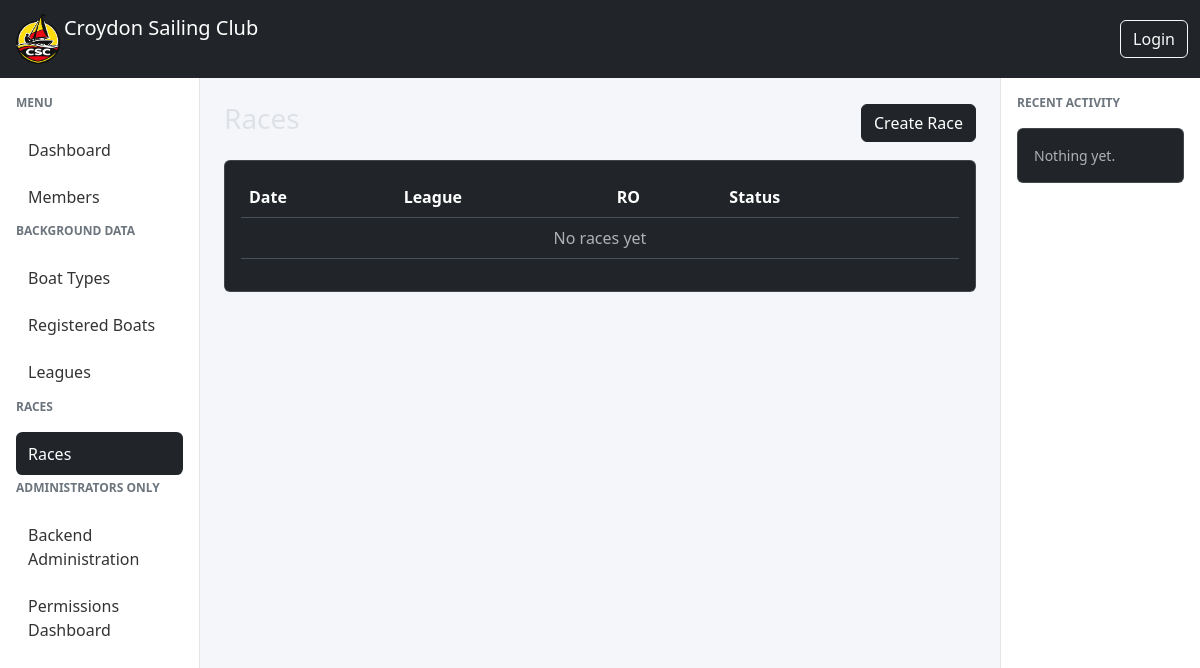
/races/, run on an earlier commit of the app's database.
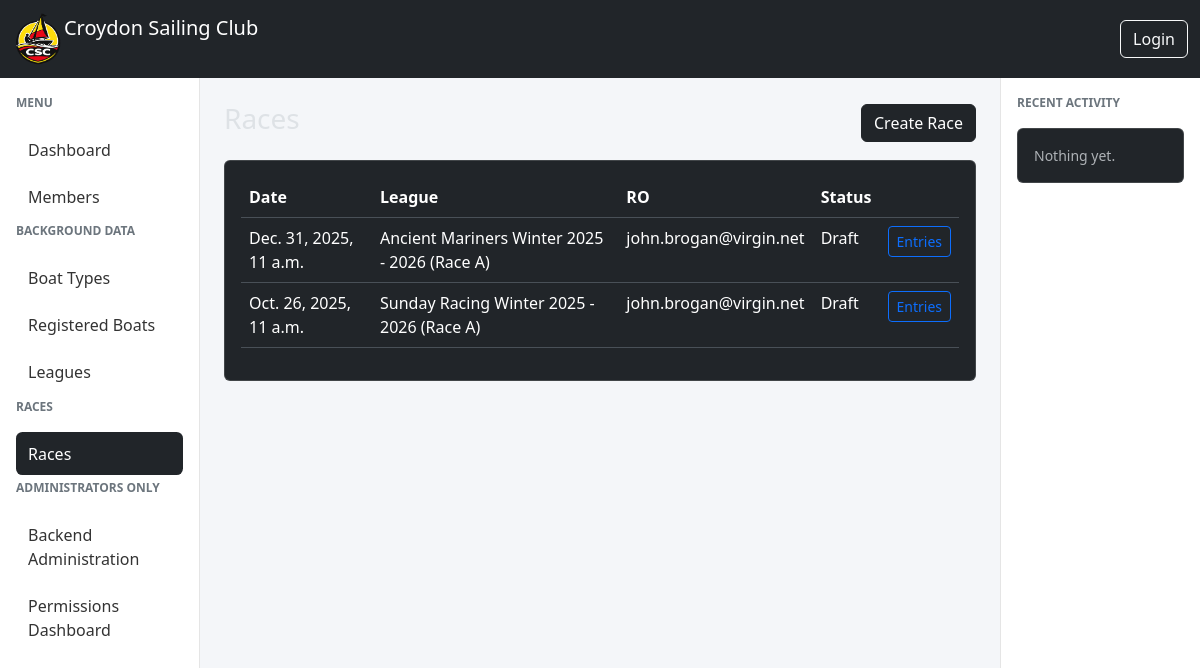
And on a later commit of the database.
### races/models.py (models this page shows, shortened)
class Race(models.Model):
    event = models.OneToOneField(Event, on_delete=models.CASCADE)
    league = models.ForeignKey(
        "races.League",
        on_delete=models.SET_NULL,
        null=True,
        blank=True,
        related_name="races",
    )
    race_officer = models.ForeignKey(
        settings.AUTH_USER_MODEL,
        on_delete=models.SET_NULL,
        null=True,
        related_name="races_as_ro",
    )
    assistant_race_officer = models.ForeignKey(
        settings.AUTH_USER_MODEL,
        on_delete=models.SET_NULL,
        null=True,
        blank=True,
        related_name="races_as_aro",
    )
    class RaceStatus(models.TextChoices):
        DRAFT = "draft", "Draft"
        OPEN = "open", "Open"
        RUNNING = "running", "Running"
        FINISHED = "finished", "Finished"
        VERIFIED = "verified", "Verified"
        LOCKED = "locked", "Locked"
    status = models.CharField(
        max_length=20,
        choices=RaceStatus.choices,
        default=RaceStatus.DRAFT,
    )

class Event(models.Model):
    class EventType(models.TextChoices):
        RACE = "race", "Race"
        MEETING = "meeting", "Meeting"
        WORKPARTY = "workparty", "Work Party"
    start_datetime = models.DateTimeField()
    type = models.CharField(max_length=20, choices=EventType.choices)
    created_by = models.ForeignKey(
        settings.AUTH_USER_MODEL,
        on_delete=models.SET_NULL,
        null=True,
        related_name="events_created",
    )
    created_at = models.DateTimeField(auto_now_add=True)
    is_active = models.BooleanField(default=True)

class League(models.Model):
    name = models.CharField(max_length=200, unique=True)
    description = models.CharField(max_length=200, blank=True)
    date_from = models.DateField(help_text='The first date a race can be added to this league')
    date_to = models.DateField(help_text='The last date a race can be added to this league')
    def __str__(self):
        return self.name

### members/models.py (models this page shows, shortened)
class Member(AbstractUser):
    username = models.CharField(
        max_length=150,
        unique=True,
        null=True,
        blank=True,
        verbose_name="Alias"
    )
    email = models.EmailField(
        unique=True,
        verbose_name="Email Address"
    )
    full_name = models.CharField(
        max_length=255,
        blank=True,
        help_text="Full name as an alternative to first and last name"
    )
    email_verified = models.BooleanField(
        default=False,
        help_text="Designates whether the user's email has been verified"
    )
    default_boat = models.ForeignKey(
        "races.RegisteredBoat",
        on_delete=models.SET_NULL,
        null=True,
        blank=True,
        related_name="default_for_members",
    )
    USERNAME_FIELD = "email"
    REQUIRED_FIELDS = ["username"]
    def __str__(self):
        return self.email

### races/views.py (the view)
# urls.py: path("", RaceListView.as_view(), name="races-list"),
class RaceListView(ListView):
    model = Race
    template_name = "races/race_list.html"
    context_object_name = "races"
    ordering = ["-event__start_datetime"]

### races/templates/races/race_list.html
{% extends "base.html" %}
{% block content %}
<div class="d-flex justify-content-between align-items-center mb-3">
    <h3>Races</h3>
    <a href="{% url 'race-add' %}" class="btn btn-dark">
        Create Race
    </a>
</div>
<div class="card">
    <div class="card-body">
        <table class="table table-hover">
            <thead>
                <tr>
                    <th>Date</th>
                    <th>League</th>
                    <th>RO</th>
                    <th>Status</th>
                    <th></th>
                </tr>
            </thead>
            <tbody>
            {% for race in races %}
                <tr>
                    <td>{{ race.event.start_datetime }}</td>
                    <td>{{ race.league|default:"—" }}</td>
                    <td>{{ race.race_officer|default:"—" }}</td>
                    <td>{{ race.get_status_display }}</td>
                    <td class="text-end">
                        <a href="{% url 'race-entries' race.pk %}"
                           class="btn btn-sm btn-outline-primary">
                           Entries
                        </a>
                    </td>
                </tr>
            {% empty %}
                <tr>
                    <td colspan="5" class="text-center text-muted">
                        No races yet
                    </td>
                </tr>
            {% endfor %}
            </tbody>
        </table>
    </div>
</div>
{% endblock %}

What changed in the data, as far as the page shows it:
added Race: event.start_datetime "Dec. 31, 2025, 11 a.m.", league "Ancient Mariners Winter 2025 - 2026 (Race A)", race_officer "john.brogan@virgin.net", status "Draft"
added Race: event.start_datetime "Oct. 26, 2025, 11 a.m.", league "Sunday Racing Winter 2025 - 2026 (Race A)", race_officer "john.brogan@virgin.net", status "Draft"
Also different on the page:
text no longer shown: "No races yet"
